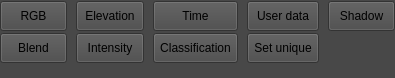
<?xml version="1.0" encoding="UTF-8"?>
<ui version="4.0">
 <class>FJPointRenderDlg</class>
 <widget class="QWidget" name="FJPointRenderDlg">
  <property name="geometry">
   <rect>
    <x>0</x>
    <y>0</y>
    <width>395</width>
    <height>78</height>
   </rect>
  </property>
  <property name="windowTitle">
   <string>FJPointRenderDlg</string>
  </property>
  <property name="styleSheet">
   <string notr="true">background-color: #484848;</string>
  </property>
  <layout class="QGridLayout" name="gridLayout">
   <property name="leftMargin">
    <number>0</number>
   </property>
   <property name="topMargin">
    <number>1</number>
   </property>
   <property name="rightMargin">
    <number>0</number>
   </property>
   <property name="bottomMargin">
    <number>15</number>
   </property>
   <property name="horizontalSpacing">
    <number>9</number>
   </property>
   <property name="verticalSpacing">
    <number>2</number>
   </property>
   <item row="1" column="3">
    <widget class="QToolButton" name="toolButton_uniquecolor">
     <property name="sizePolicy">
      <sizepolicy hsizetype="Expanding" vsizetype="Fixed">
       <horstretch>0</horstretch>
       <verstretch>0</verstretch>
      </sizepolicy>
     </property>
     <property name="minimumSize">
      <size>
       <width>0</width>
       <height>30</height>
      </size>
     </property>
     <property name="maximumSize">
      <size>
       <width>11000</width>
       <height>30</height>
      </size>
     </property>
     <property name="toolTip">
      <string>Color by specified color</string>
     </property>
     <property name="text">
      <string>Set unique</string>
     </property>
     <property name="iconSize">
      <size>
       <width>25</width>
       <height>25</height>
      </size>
     </property>
     <property name="toolButtonStyle">
      <enum>Qt::ToolButtonTextBesideIcon</enum>
     </property>
    </widget>
   </item>
   <item row="1" column="1">
    <widget class="QToolButton" name="toolButton_intensity">
     <property name="sizePolicy">
      <sizepolicy hsizetype="Expanding" vsizetype="Fixed">
       <horstretch>0</horstretch>
       <verstretch>0</verstretch>
      </sizepolicy>
     </property>
     <property name="minimumSize">
      <size>
       <width>0</width>
       <height>30</height>
      </size>
     </property>
     <property name="maximumSize">
      <size>
       <width>100000</width>
       <height>30</height>
      </size>
     </property>
     <property name="toolTip">
      <string>Color by intensity</string>
     </property>
     <property name="text">
      <string>Intensity</string>
     </property>
     <property name="iconSize">
      <size>
       <width>25</width>
       <height>25</height>
      </size>
     </property>
     <property name="toolButtonStyle">
      <enum>Qt::ToolButtonTextBesideIcon</enum>
     </property>
    </widget>
   </item>
   <item row="0" column="3">
    <widget class="QToolButton" name="toolButton_userdata">
     <property name="sizePolicy">
      <sizepolicy hsizetype="Expanding" vsizetype="Fixed">
       <horstretch>0</horstretch>
       <verstretch>0</verstretch>
      </sizepolicy>
     </property>
     <property name="minimumSize">
      <size>
       <width>0</width>
       <height>30</height>
      </size>
     </property>
     <property name="maximumSize">
      <size>
       <width>110000</width>
       <height>30</height>
      </size>
     </property>
     <property name="toolTip">
      <string>Color by user data</string>
     </property>
     <property name="text">
      <string>User data</string>
     </property>
     <property name="iconSize">
      <size>
       <width>25</width>
       <height>25</height>
      </size>
     </property>
     <property name="toolButtonStyle">
      <enum>Qt::ToolButtonTextBesideIcon</enum>
     </property>
    </widget>
   </item>
   <item row="0" column="2">
    <widget class="QToolButton" name="toolButton_gpstime">
     <property name="sizePolicy">
      <sizepolicy hsizetype="Expanding" vsizetype="Fixed">
       <horstretch>0</horstretch>
       <verstretch>0</verstretch>
      </sizepolicy>
     </property>
     <property name="minimumSize">
      <size>
       <width>0</width>
       <height>30</height>
      </size>
     </property>
     <property name="maximumSize">
      <size>
       <width>120000</width>
       <height>30</height>
      </size>
     </property>
     <property name="toolTip">
      <string>Color by GPS time</string>
     </property>
     <property name="text">
      <string>Time</string>
     </property>
     <property name="iconSize">
      <size>
       <width>25</width>
       <height>25</height>
      </size>
     </property>
     <property name="toolButtonStyle">
      <enum>Qt::ToolButtonTextBesideIcon</enum>
     </property>
    </widget>
   </item>
   <item row="1" column="2">
    <widget class="QToolButton" name="toolButton_classification">
     <property name="sizePolicy">
      <sizepolicy hsizetype="Expanding" vsizetype="Fixed">
       <horstretch>0</horstretch>
       <verstretch>0</verstretch>
      </sizepolicy>
     </property>
     <property name="minimumSize">
      <size>
       <width>0</width>
       <height>30</height>
      </size>
     </property>
     <property name="maximumSize">
      <size>
       <width>10000</width>
       <height>30</height>
      </size>
     </property>
     <property name="toolTip">
      <string>Color by classification</string>
     </property>
     <property name="text">
      <string>Classification</string>
     </property>
     <property name="iconSize">
      <size>
       <width>25</width>
       <height>25</height>
      </size>
     </property>
     <property name="toolButtonStyle">
      <enum>Qt::ToolButtonTextBesideIcon</enum>
     </property>
    </widget>
   </item>
   <item row="0" column="1">
    <widget class="QToolButton" name="toolButton_altitude">
     <property name="sizePolicy">
      <sizepolicy hsizetype="Expanding" vsizetype="Fixed">
       <horstretch>0</horstretch>
       <verstretch>0</verstretch>
      </sizepolicy>
     </property>
     <property name="minimumSize">
      <size>
       <width>0</width>
       <height>30</height>
      </size>
     </property>
     <property name="maximumSize">
      <size>
       <width>100000</width>
       <height>30</height>
      </size>
     </property>
     <property name="toolTip">
      <string>Color by elevation</string>
     </property>
     <property name="text">
      <string>Elevation</string>
     </property>
     <property name="iconSize">
      <size>
       <width>25</width>
       <height>25</height>
      </size>
     </property>
     <property name="toolButtonStyle">
      <enum>Qt::ToolButtonTextBesideIcon</enum>
     </property>
    </widget>
   </item>
   <item row="1" column="0">
    <widget class="QToolButton" name="toolButton_iwitha">
     <property name="sizePolicy">
      <sizepolicy hsizetype="Expanding" vsizetype="Fixed">
       <horstretch>0</horstretch>
       <verstretch>0</verstretch>
      </sizepolicy>
     </property>
     <property name="minimumSize">
      <size>
       <width>0</width>
       <height>30</height>
      </size>
     </property>
     <property name="maximumSize">
      <size>
       <width>16777215</width>
       <height>30</height>
      </size>
     </property>
     <property name="text">
      <string>Blend</string>
     </property>
     <property name="iconSize">
      <size>
       <width>25</width>
       <height>25</height>
      </size>
     </property>
     <property name="toolButtonStyle">
      <enum>Qt::ToolButtonTextBesideIcon</enum>
     </property>
    </widget>
   </item>
   <item row="0" column="0">
    <widget class="QToolButton" name="toolButton_rgb">
     <property name="sizePolicy">
      <sizepolicy hsizetype="Expanding" vsizetype="Fixed">
       <horstretch>0</horstretch>
       <verstretch>0</verstretch>
      </sizepolicy>
     </property>
     <property name="minimumSize">
      <size>
       <width>0</width>
       <height>30</height>
      </size>
     </property>
     <property name="maximumSize">
      <size>
       <width>16777215</width>
       <height>30</height>
      </size>
     </property>
     <property name="text">
      <string>RGB</string>
     </property>
     <property name="iconSize">
      <size>
       <width>25</width>
       <height>25</height>
      </size>
     </property>
     <property name="toolButtonStyle">
      <enum>Qt::ToolButtonTextBesideIcon</enum>
     </property>
    </widget>
   </item>
   <item row="0" column="4">
    <widget class="QToolButton" name="toolButton_Shadow">
     <property name="sizePolicy">
      <sizepolicy hsizetype="Expanding" vsizetype="Fixed">
       <horstretch>0</horstretch>
       <verstretch>0</verstretch>
      </sizepolicy>
     </property>
     <property name="minimumSize">
      <size>
       <width>0</width>
       <height>30</height>
      </size>
     </property>
     <property name="maximumSize">
      <size>
       <width>16777215</width>
       <height>30</height>
      </size>
     </property>
     <property name="toolTip">
      <string>Display the calculation results of light enhancement</string>
     </property>
     <property name="text">
      <string>Shadow</string>
     </property>
     <property name="iconSize">
      <size>
       <width>25</width>
       <height>25</height>
      </size>
     </property>
     <property name="toolButtonStyle">
      <enum>Qt::ToolButtonTextBesideIcon</enum>
     </property>
    </widget>
   </item>
  </layout>
 </widget>
 <resources/>
 <connections/>
</ui>
